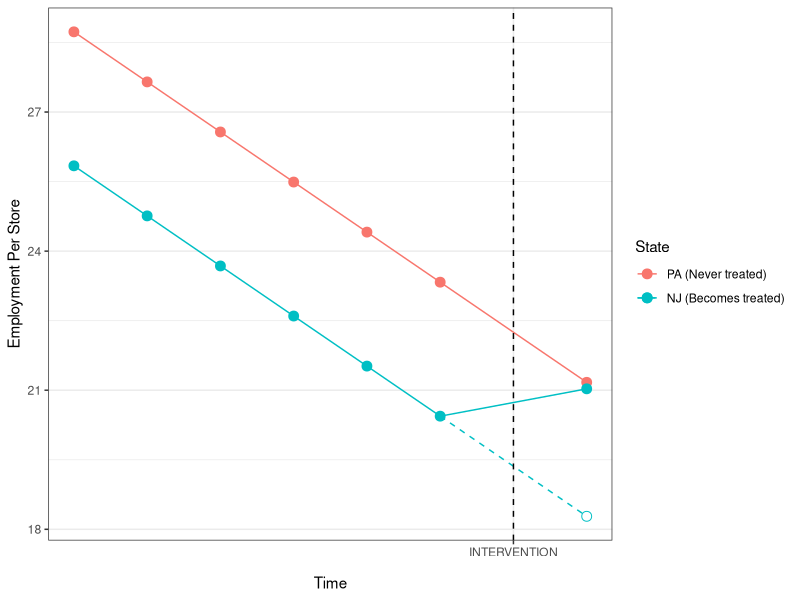
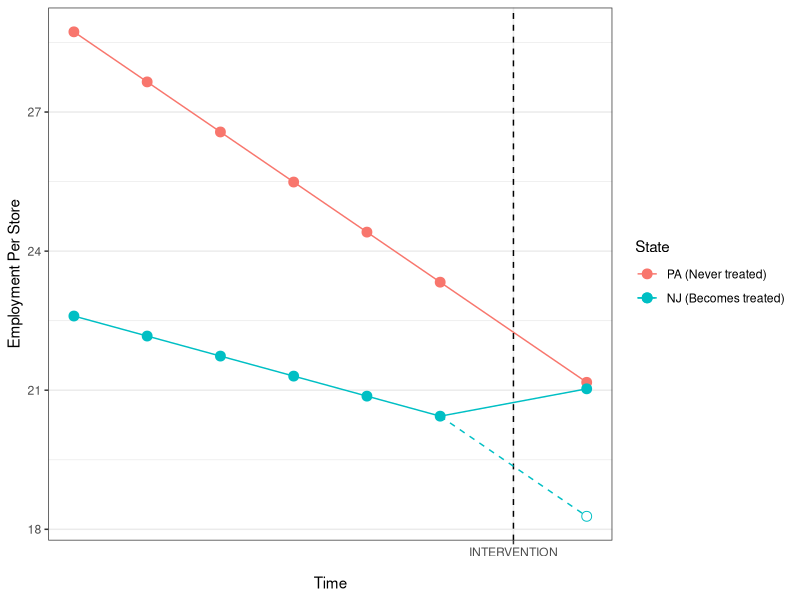
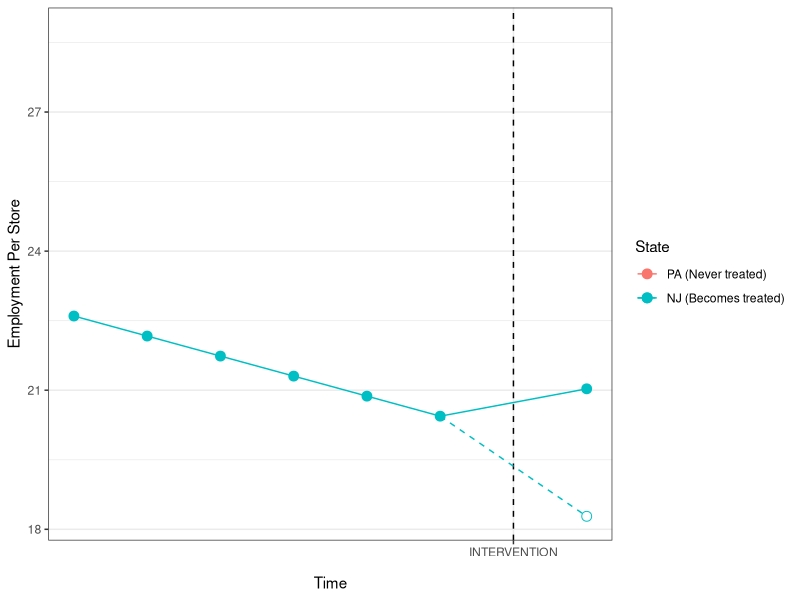
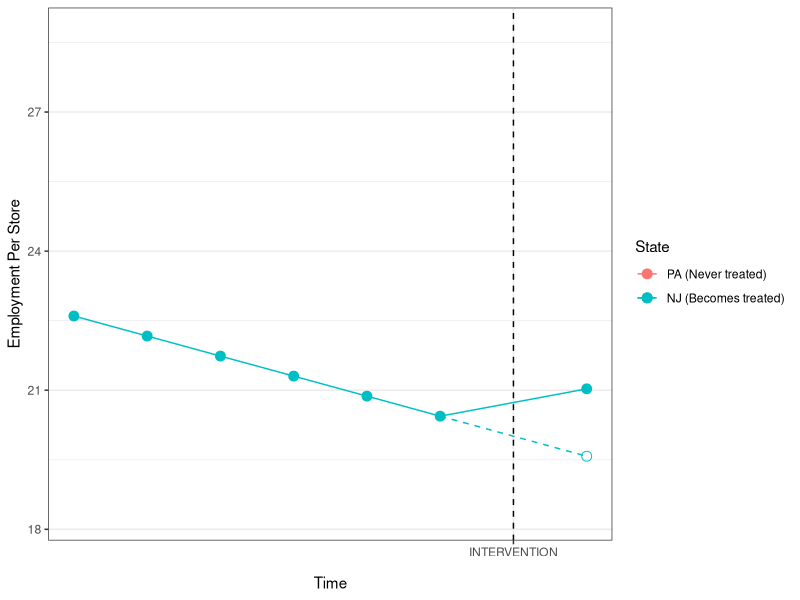
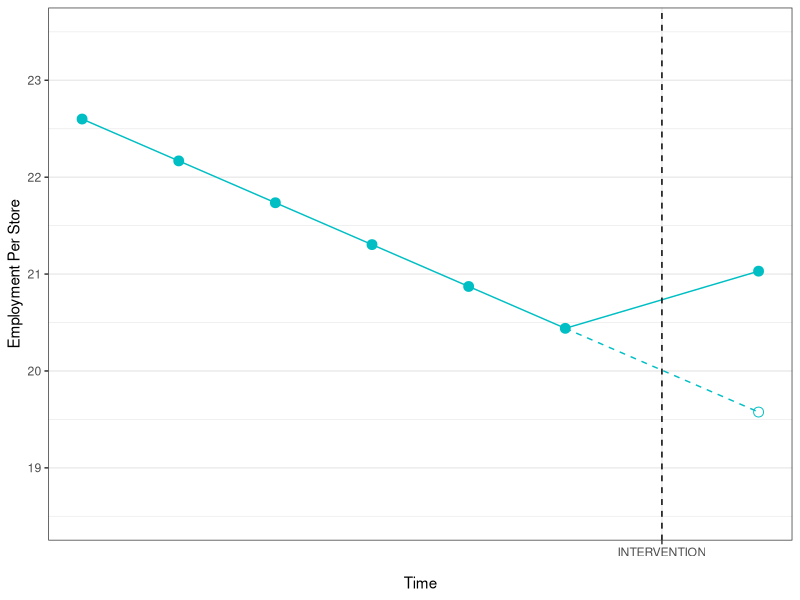
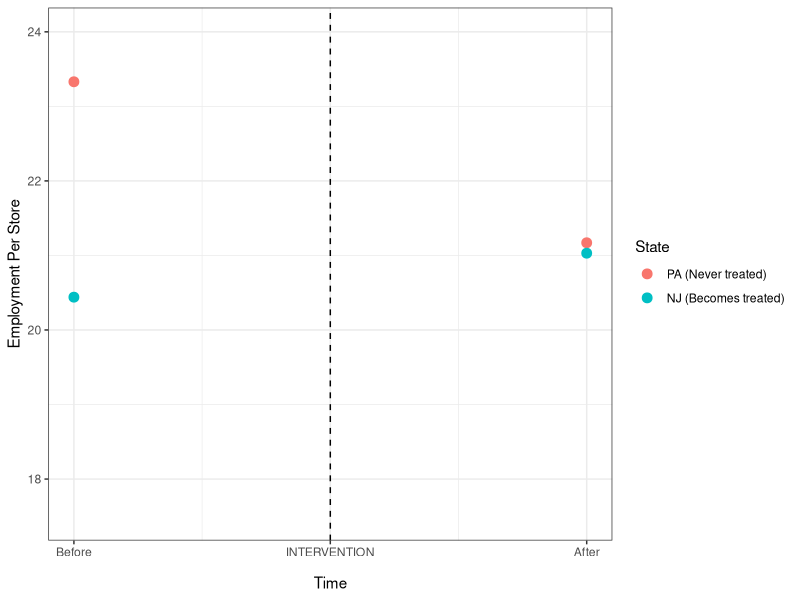
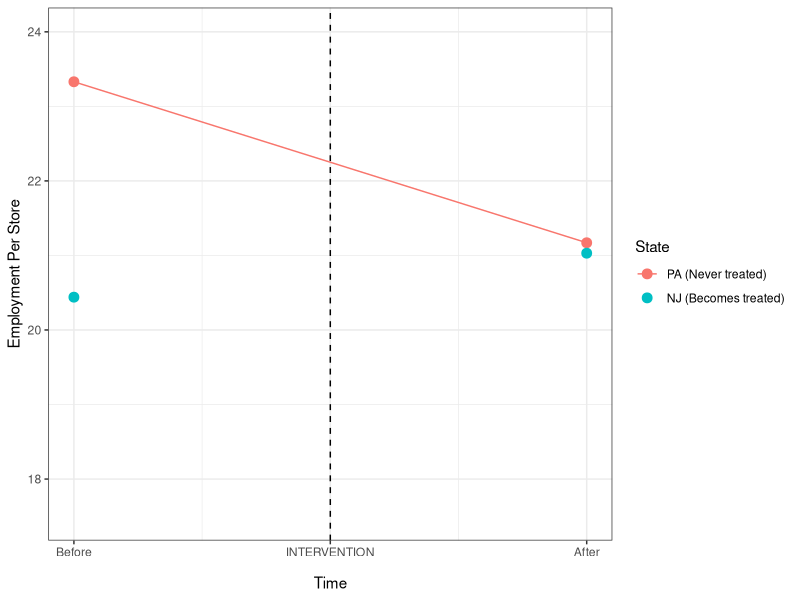
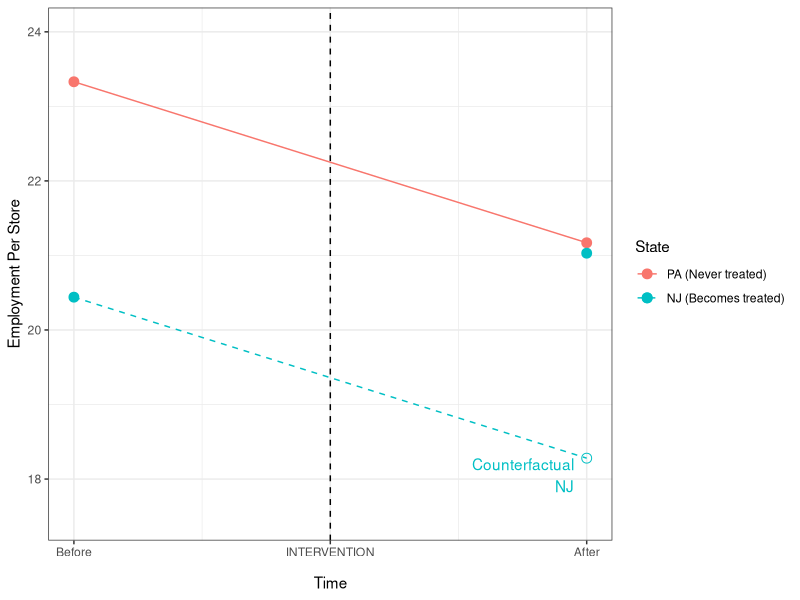

Write the R code that produced these figures, in order.

library(tidyverse)
library(foreach)

theme_set(theme_bw())

# Numbers are from Card & Krueger 1994 Table 3 Rows 1 and 2
d <- data.frame(Employment = c(23.33,20.44,21.17,21.03),
                State = c("PA","NJ","PA","NJ"),
                Time = c(-1,-1,1,1)) %>%
  mutate(State = fct_rev(State))

diffs <- d %>%
  group_by(State) %>%
  summarize(diff = diff(Employment))

d_counterfactual <- d %>%
  filter(Time == -1 & State == "NJ") %>%
  mutate(Employment = Employment + diffs$diff[diffs$State == "PA"]) %>%
  mutate(Time = 1)

p1 <- d %>%
  ggplot(aes(x = Time, y = Employment, color = State)) +
  ylim(c(17.5,24)) +
  geom_point(size = 3, alpha = 0) +
  scale_x_continuous(breaks = c(-1,0,1),
                     labels = c("Before","INTERVENTION\n","After")) +
  ylab("Employment Per Store") + 
  geom_vline(xintercept = 0, linetype = "dashed") +
  geom_point(size = 3) +
  scale_color_discrete(labels = c("PA (Never treated)","NJ (Becomes treated)"))

p2 <- p1 +
  geom_line(data = d %>% filter(State == "PA"))

p3 <- p2 + 
  geom_line(data = d %>%
              filter(State == "NJ" & Time == -1) %>%
              bind_rows(d_counterfactual),
            linetype = "dashed") +
  geom_point(data = d_counterfactual,
             shape = 1, size = 3) +
  geom_text(data = d_counterfactual,
            label = "Counterfactual\nNJ",
            hjust = 1, vjust = 1, x = .95,
            show.legend = F)
p4 <- p3 +
  annotate(geom = "text", color = "gray", x = -.6, y = 21.5,
           label = "Parallel Trends\nAssumption") +
  annotate(geom = "segment", color = "gray", x = -.6, y = 22,
           xend = -.5, yend = 22.5, arrow = arrow(length = unit(.1,"in"))) +
  annotate(geom = "segment", color = "gray", x = -.6, y = 21,
           xend = -.5, yend = 20.5, arrow = arrow(length = unit(.1,"in")))

p5 <- p4 +
  geom_line(data = d %>%
              filter(State == "NJ" & Time == 1) %>%
              bind_rows(d_counterfactual),
            linetype = "dashed") +
  geom_text(data = d %>%
              filter(State == "NJ" & Time == 1) %>%
              bind_rows(d_counterfactual)%>%
              group_by(State) %>%
              summarize_all(.funs = mean),
            hjust = 1, label = "Estimated\nCausal\nEffect",
            x = .95, show.legend = F)

ggsave(plot = p1, filename = "ck_slide1.pdf",
       height = 4, width = 5)
ggsave(plot = p2, filename = "ck_slide2.pdf",
       height = 4, width = 5)
ggsave(plot = p3, filename = "ck_slide3.pdf",
       height = 4, width = 5)
ggsave(plot = p4, filename = "ck_slide4.pdf",
       height = 4, width = 5)
ggsave(plot = p5, filename = "ck_slide5.pdf",
       height = 4, width = 5)

# Parallel trends more credible
foreach(i = 1:5, .combine = "rbind") %do% {
  d %>%
    filter(Time == -1) %>%
    mutate(Time = Time - i,
           Employment = Employment - i*.5*diffs$diff[diffs$State == "PA"])
} %>%
  bind_rows(d) %>%
  ggplot(aes(x = Time, y = Employment, color = State)) +
  geom_point(size = 3, alpha = 0) +
  geom_line(data = d %>%
              filter(State == "NJ" & Time == -1) %>%
              bind_rows(d_counterfactual),
            linetype = "dashed") +
  geom_point(data = d_counterfactual,
             shape = 1, size = 3) +
  geom_line() +
  scale_x_continuous(breaks = c(0),
                     labels = c("INTERVENTION\n")) +
  ylab("Employment Per Store") + 
  geom_vline(xintercept = 0, linetype = "dashed") +
  geom_point(size = 3) +
  scale_color_discrete(labels = c("PA (Never treated)","NJ (Becomes treated)"))

ggsave("parallel_trends_credible.pdf",
       height = 3.5, width = 5)

# Parallel trends not credible
p <- foreach(i = 1:5, .combine = "rbind") %do% {
  d %>%
    filter(Time == -1) %>%
    mutate(Time = Time - i,
           Employment = case_when(State == "PA" ~ Employment - i*.5*diffs$diff[diffs$State == "PA"],
                                  State == "NJ" ~ Employment - i*.2*diffs$diff[diffs$State == "PA"]))
} %>%
  bind_rows(d) %>%
  ggplot(aes(x = Time, y = Employment, color = State, alpha = State)) +
  geom_point(size = 3, alpha = 0) +
  geom_line() +
  scale_x_continuous(breaks = c(0),
                     labels = c("INTERVENTION\n")) +
  ylab("Employment Per Store") + 
  geom_vline(xintercept = 0, linetype = "dashed") +
  geom_point(size = 3) +
  scale_color_discrete(labels = c("PA (Never treated)","NJ (Becomes treated)")) +
  scale_alpha_manual(values = c(1,1), guide = "none")

p +
  geom_line(data = d %>%
              filter(State == "NJ" & Time == -1) %>%
              bind_rows(d_counterfactual),
            linetype = "dashed") +
  geom_point(data = d_counterfactual,
             shape = 1, size = 3)
ggsave(filename = "parallel_trends_doubtful.pdf",
       height = 3.5, width = 5)

p  +
  geom_line(data = d %>%
              filter(State == "NJ" & Time == -1) %>%
              bind_rows(d_counterfactual),
            linetype = "dashed") +
  geom_point(data = d_counterfactual,
             shape = 1, size = 3) +
  scale_alpha_manual(values = c(0,1), guide = "none")
ggsave(filename = "parallel_trends_doubtful_2.pdf",
       height = 3.5, width = 5)

p  +
  geom_line(data = d %>%
              filter(State == "NJ" & Time == -1) %>%
              bind_rows(d_counterfactual),
            alpha = 0,
            linetype = "dashed") +
  geom_point(data = d_counterfactual,
             alpha = 0,
             shape = 1, size = 3) +
  geom_line(data = d %>%
              filter(State == "NJ" & Time == -1) %>%
              bind_rows(d %>%
                          filter(State == "NJ" & Time == -1) %>%
                          mutate(Time = 1,
                                 Employment = Employment + .4*diffs$diff[diffs$State == "PA"])),
            linetype = "dashed") +
  geom_point(data = d %>%
               filter(State == "NJ" & Time == -1) %>%
               mutate(Time = 1,
                      Employment = Employment + .4*diffs$diff[diffs$State == "PA"]),
             shape = 1, size = 3) +
  scale_alpha_manual(values = c(0,1), guide = "none")
ggsave(filename = "parallel_trends_doubtful_3.pdf",
       height = 3.5, width = 5)

p  +
  ylim(c(18.5,23.5)) +
  geom_line(data = d %>%
              filter(State == "NJ" & Time == -1) %>%
              bind_rows(d %>%
                          filter(State == "NJ" & Time == -1) %>%
                          mutate(Time = 1,
                                 Employment = Employment + .4*diffs$diff[diffs$State == "PA"])),
            linetype = "dashed") +
  geom_point(data = d %>%
               filter(State == "NJ" & Time == -1) %>%
               mutate(Time = 1,
                      Employment = Employment + .4*diffs$diff[diffs$State == "PA"]),
             shape = 1, size = 3) +
  scale_alpha_manual(values = c(0,1), guide = "none") +
  theme(legend.position = "none")
ggsave(filename = "parallel_trends_doubtful_4.pdf",
       height = 3, width = 5)

# When ITS fails

d <- data.frame(Time = -10:10) %>%
  filter(Time != 0) %>%
  mutate(Y0 = rnorm(n(), mean = - (Time + 4) ^ 2 / 10 + 2, sd = .1), #mean = log(Time + 13)
         Y1 = rnorm(n(), mean = 4, sd = .1),
         A = case_when(Time > 0 ~ "Treated",
                       Time < 0 ~ "Untreated"),
         Y = ifelse(A == "Treated", Y1, Y0))

fit <- lm(Y ~ poly(Time,2), data = d %>% filter(A == "Untreated"))
fitted <- data.frame(Time = seq(-10,10,.1),
                     A = "Untreated")
fitted$Y <- predict(fit, newdata = fitted)
fitted$se <- (predict(fit, newdata = fitted, se = T))$se.fit

p1 <- d %>%
  ggplot(aes(x = Time, y = Y, color = A)) +
  geom_vline(xintercept = 0, linetype = "dashed") +
  ylim(c(-17.5,5)) +
  geom_point() +
  scale_x_continuous(breaks = 0, labels = "INTERVENTION\n") +
  scale_color_discrete(name = element_blank()) +
  ylab("Outcome")
p2 <- p1 +
  geom_line(data = fitted %>% filter(Time < 0))
p3 <- p1 +
  geom_line(data = fitted)

p4 <- p3 +
  annotate(geom = "text", x = 1.5, y = 1.6, hjust = 0, label = "Credible\nEstimate",
           size = 3, fontface = "bold", color = "darkgray") +
  annotate(geom = "segment", x = 1, xend = 1, y = .5, yend = 3.5,
           color = "darkgray", arrow = arrow(length = unit(.1,"in"))) +
  annotate(geom = "segment", x = 1, xend = 1, y = 3.5, yend = .5,
           color = "darkgray", arrow = arrow(length = unit(.1,"in")))
p5 <- p4 +
  annotate(geom = "text", x = 9.5, y = 1.6, hjust = 1, label = "Doubtful\nEstimate",
           size = 3, fontface = "bold", color = "darkgray") +
  annotate(geom = "segment", x = 10, xend = 10, y = -15, yend = 3.5,
           color = "darkgray", arrow = arrow(length = unit(.1,"in"))) +
  annotate(geom = "segment", x = 10, xend = 10, y = 3.5, yend = -15,
           color = "darkgray", arrow = arrow(length = unit(.1,"in")))
ggsave(filename = "its_problem_1.pdf",
       plot = p1,
       height = 3.7, width = 5)
ggsave(filename = "its_problem_2.pdf",
       plot = p2,
       height = 3.7, width = 5)
ggsave(filename = "its_problem_3.pdf",
       plot = p3,
       height = 3.7, width = 5)
ggsave(filename = "its_problem_4.pdf",
       plot = p4,
       height = 3.7, width = 5)
ggsave(filename = "its_problem_5.pdf",
       plot = p5,
       height = 3.7, width = 5)



